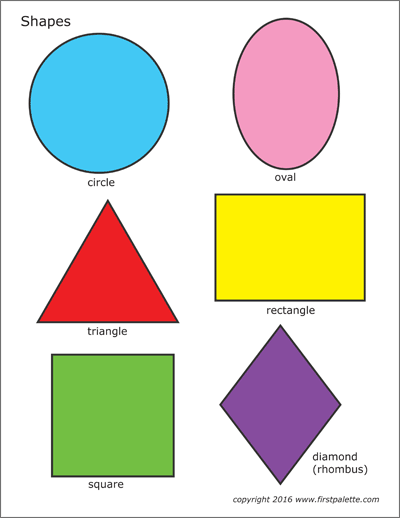
#> input picture shapes-basic.png, 400 x 518 px
$ jupyter execute gg.ipynb
#> lines starting #> are read from the running program, lines starting #| are printed output that depends on the picture
[cell 1]
import cv2
import numpy as np

img = cv2.imread('shapes-basic.png')
#> img is the input picture: shape (518, 400, 3); mean B, G, R 198.1, 215.4, 217.4
cv2.imshow('1. original image', img)
cv2.waitKey(0)

gray_img = cv2.cvtColor(img, cv2.COLOR_BGR2GRAY)
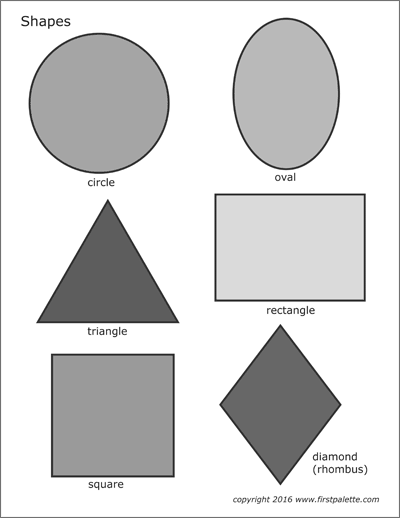
#> gray_img: shape (518, 400); min 23, max 255, mean 214
cv2.imshow('2. gray image', gray_img)
cv2.waitKey(0)

edges = cv2.Canny(gray_img, 50, 200)
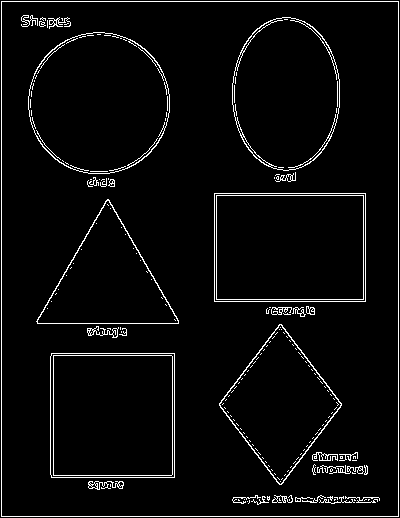
#> edges: shape (518, 400); 4.1% white in thin lines or dots
cv2.imshow('3. edges', edges)
cv2.waitKey(0)
